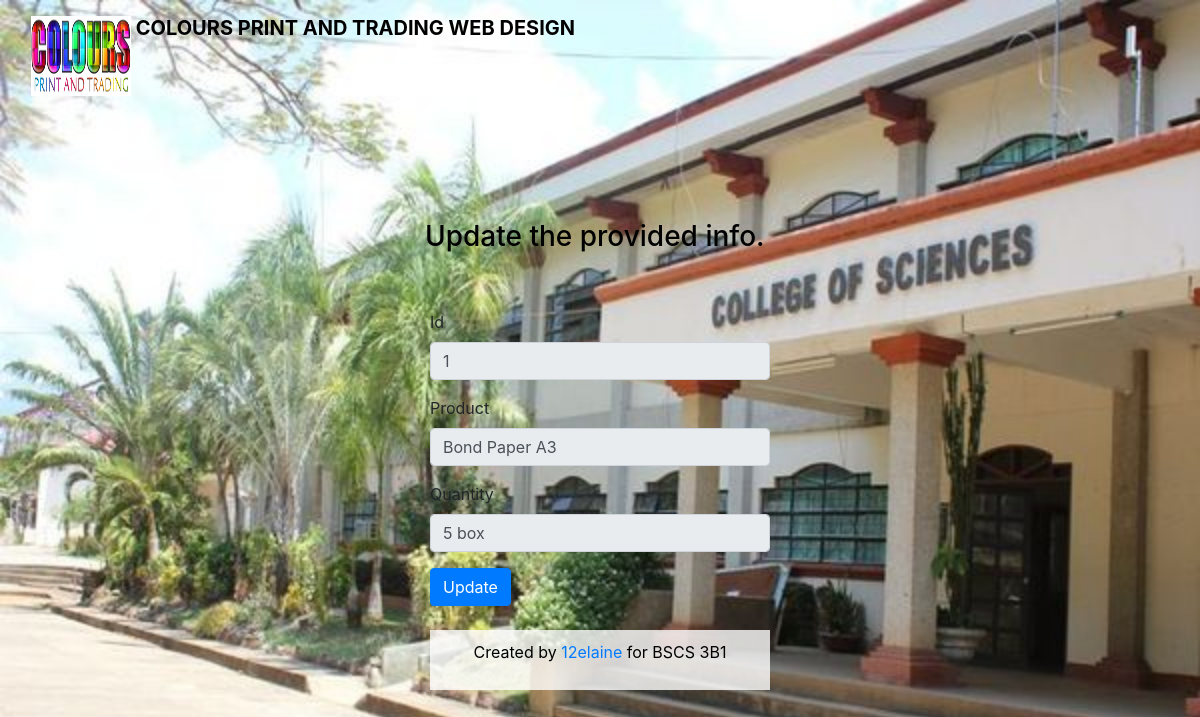
Screenshot of /update_inven.php?updateid=1 with the database file from the repository.
### tables this page shows
CREATE TABLE `inven` (
  `id` int(11) NOT NULL,
  `product` varchar(45) NOT NULL,
  `quantity` varchar(45) NOT NULL
);

### update_inven.php (the view, shortened to what this page needs)
<?php
include('connection.php');
$id = $_GET['updateid'];
$sql = "SELECT * FROM `inven` WHERE id='$id'";
$result = mysqli_query($con, $sql);
$row = mysqli_fetch_assoc($result);
$id = $row['id'];
$product = $row['product'];
$quantity = $row['quantity'];
?>
<!DOCTYPE html>
<html lang="en">
<head>
    <link rel="stylesheet" href="https://cdn.jsdelivr.net/npm/bootstrap@4.0.0/dist/css/bootstrap.min.css">
</head>
<body>
<body>
    <nav class="navbar bg-body-tertiary">
        <div class="container-fluid">
            <a class="navbar-brand black-bold" href="index.php">
                <img src="logo.png" alt="Logo" width="100" height="80" class="d-inline-block align-text-top">
                COLOURS PRINT AND TRADING WEB DESIGN
            </a>
        </div>
        </nav>
    <div class="center">
    <div class="container my-5">
      <div class="row">
        <div class="col-lg-4 m-auto">
          <h3 style="color:black;">Update the provided info.</h3>
        </div>
      </div>
      </body>
<body>
  <div class="container my-5">
    <div class="row">
      <div class="col-lg-4 m-auto">
        <form method="post">
          <div class="form-group">
            <label>Id</label>
            <input type="text" class="form-control" placeholder="Enter your id" name="id" value="<?php echo $id; ?>" autocomplete="off" readonly>
          </div>
          <div class="form-group">
            <label>Product</label>
            <input type="text" class="form-control" placeholder="Enter your product" name="product" value="<?php echo $product; ?>" autocomplete="off" readonly>
          </div>
          <div class="form-group">
            <label>Quantity</label>
            <input type="text" class="form-control" placeholder="Enter your quantity" name="quantity" value="<?php echo $quantity; ?>" autocomplete="off" readonly>
          </div>
          <button type="submit" class="btn btn-primary" name="update">Update</button>
          </form>
        <br>
    <?php include('inc/footer.php'); ?>
</body>
</html>

### update_inven.php (style rules this page uses)
body { background-image: url('amp.jpg'); background-repeat: no-repeat; background-attachment: fixed; background-size: cover; }
.center { display: flex; flex-direction: column; align-items: center; justify-content: center; min-height: 80vh; margin-top: 50px; }
.black-bold { color: black; font-weight: bold; }

### rows the page displays
inven: id "1", product "Bond Paper A3", quantity "5 box"
